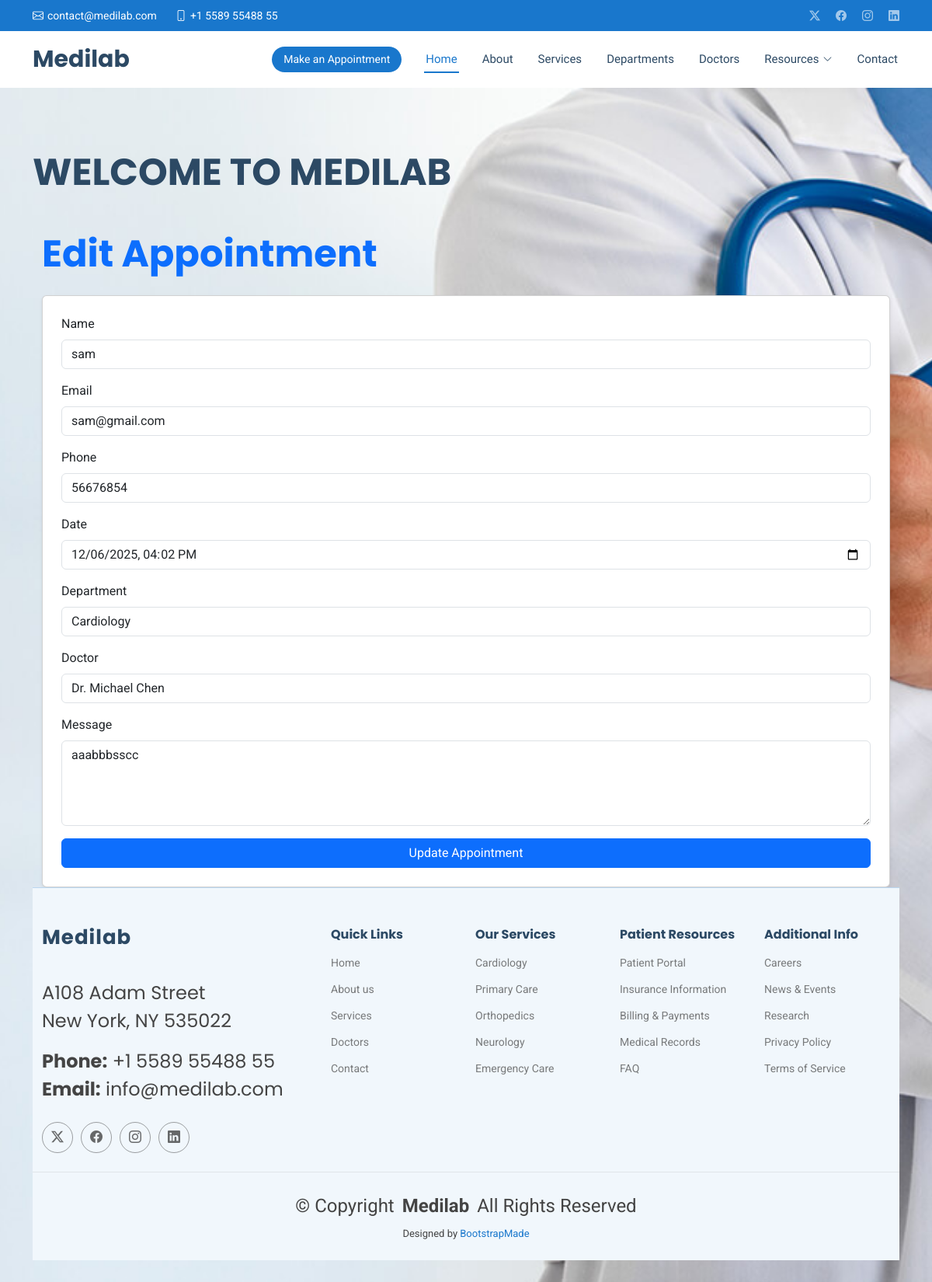
The page /edit/8/ on the database as committed earlier.
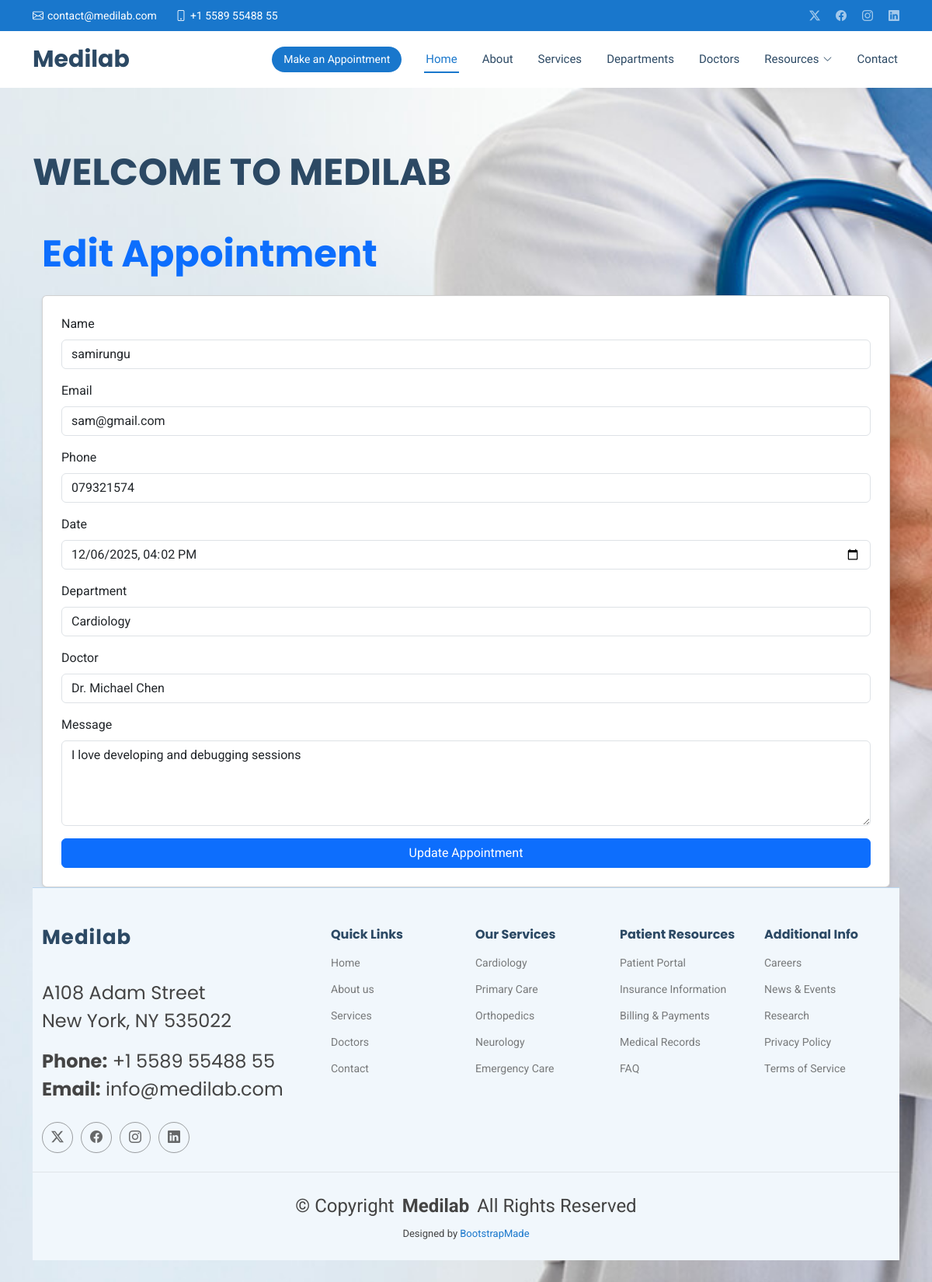
The same page on the database as committed later.
### Careapp/models.py (models this page shows, shortened)
class Appoinment_index(models.Model):
    name = models.CharField(max_length=20)
    email = models.EmailField()
    phone = models.CharField(max_length=15)
    date = models.DateTimeField()
    department = models.CharField(max_length=50)
    doctor = models.CharField(max_length=50)
    message = models.TextField()

### Careapp/views.py (the view)
# urls.py: path('edit/<int:id>/', views.edit, name='edit'),
def edit(request, id):
       editappointment=get_object_or_404(Appoinment_index, id=id)
       if request.method == 'POST':
            editappointment.name = request.POST.get('name')
            editappointment.email = request.POST.get('email')
            editappointment.phone = request.POST.get('phone')
            editappointment.date = request.POST.get('date')
            editappointment.department = request.POST.get('department')
            editappointment.doctor = request.POST.get('doctor')
            editappointment.message = request.POST.get('message')
            editappointment.save()
            messages.success(request, 'Your appointment has been updated successfully.')
            return redirect('/show')
       else:
            context = {
                'editappointment': editappointment
            }
            return render(request, 'edit.html', context)

### Careapp/templates/edit.html (shortened to what this page needs)
{% extends 'index.html' %}
{% load static %}
{% block content %}
<div class="container mt-5">
    <h2 class="mb-4 text-primary">Edit Appointment</h2>
    <form method="POST" action="" class="card p-4 shadow-sm">
        <div class="mb-3">
            <label for="name"  class="form-label">Name</label>
            <input type="text" id="name" name="name" class="form-control"
                   value="{{ editappointment.name }}">
        </div>
        <div class="mb-3">
            <label for="email" class="form-label">Email</label>
            <input type="email" id="email" name="email" class="form-control"
                   value="{{ editappointment.email }}">
        </div>
        <div class="mb-3">
            <label for="phone" class="form-label">Phone</label>
            <input type="text" id="phone" name="phone" class="form-control"
                   value="{{ editappointment.phone }}">
        </div>
        <div class="mb-3">
            <label for="date" class="form-label">Date</label>
            <input type="datetime-local" id="date" name="date" class="form-control"
                   value="{{editappointment.date | date:'Y-m-d\\TH:i'}}">
        </div>
        <div class="mb-3">
            <label for="department" class="form-label">Department</label>
            <input type="text" id="department" name="department" class="form-control"
                   value="{{ editappointment.department }}">
        </div>
        <div class="mb-3">
            <label for="doctor" class="form-label">Doctor</label>
            <input type="text" id="doctor" name="doctor" class="form-control"
                   value="{{ editappointment.doctor }}">
        </div>
        <div class="mb-3">
            <label for="message" class="form-label">Message</label>
            <textarea id="message" name="message" class="form-control" rows="4">{{ editappointment.message }}</textarea>
        </div>
        <button type="submit" class="btn btn-primary w-100">Update Appointment</button>
    </form>
</div>
{% endblock %}

Rows that differ between the two databases and show on the page:
changed Appoinment_index "sam@gmail.com": name "sam" → "samirungu"; phone "56676854" → "079321574"; message "aaabbbsscc" → "I love developing and debugging sessions"
